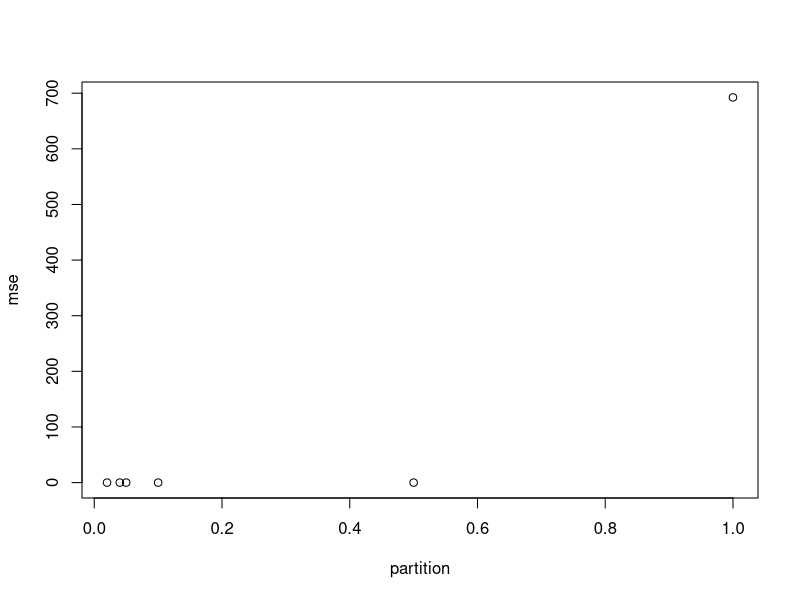
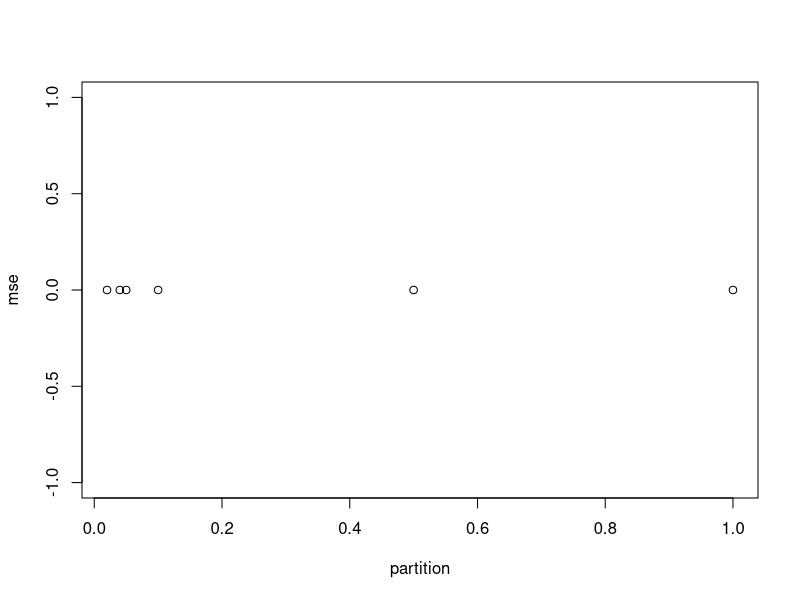
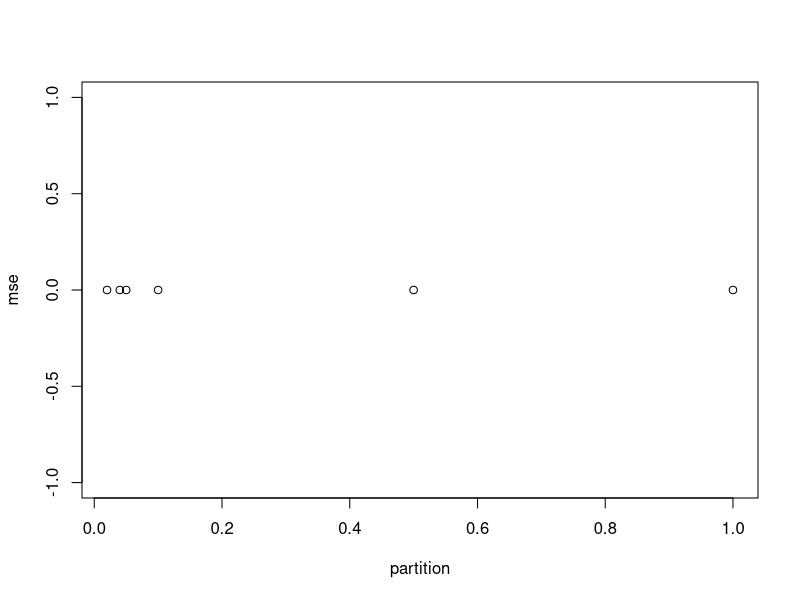
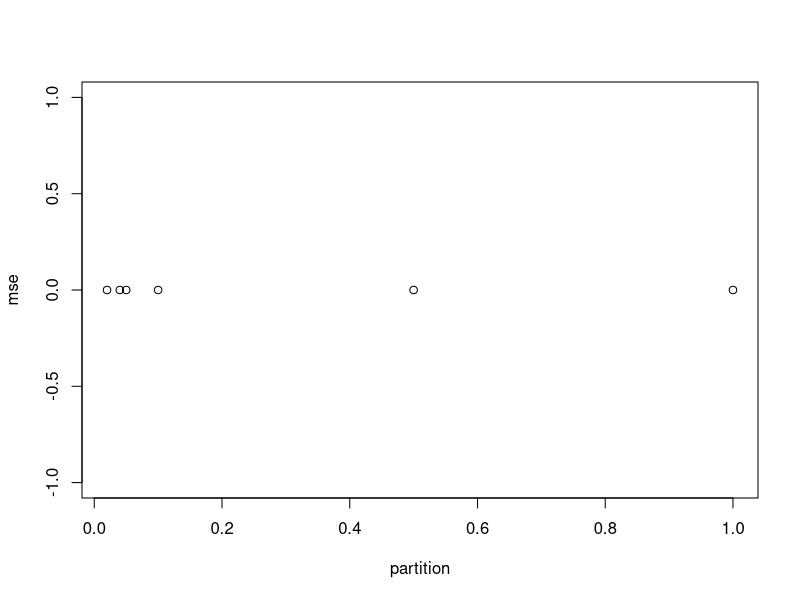
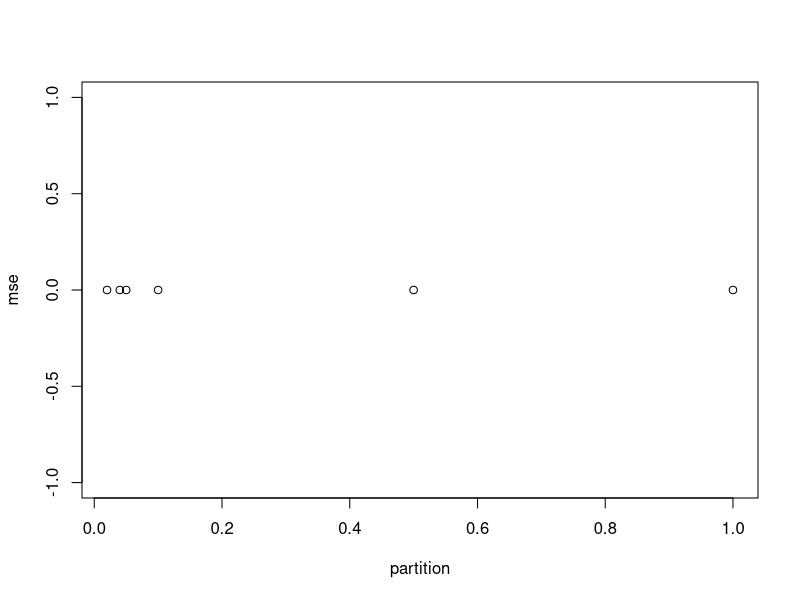
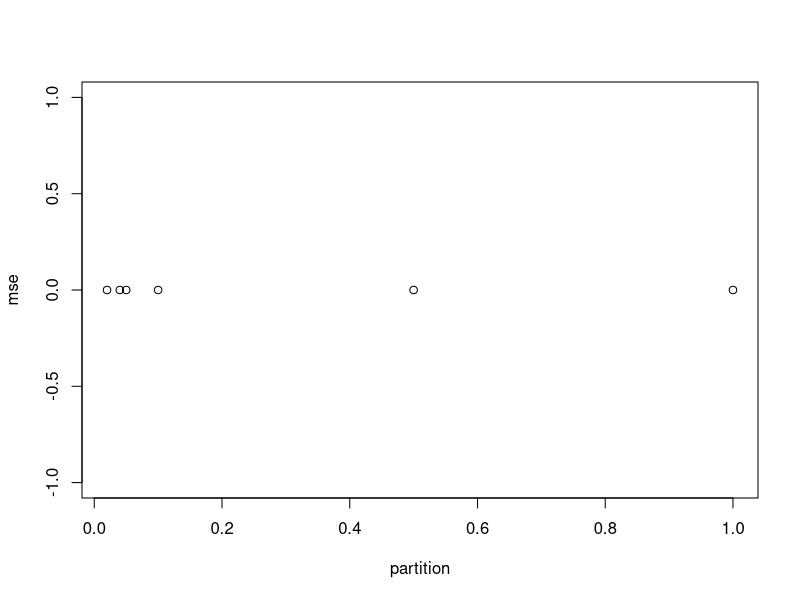
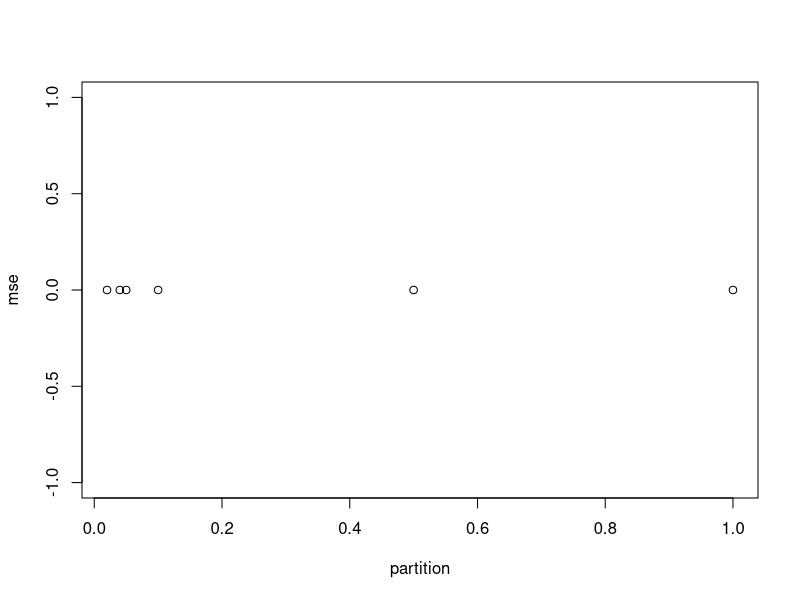
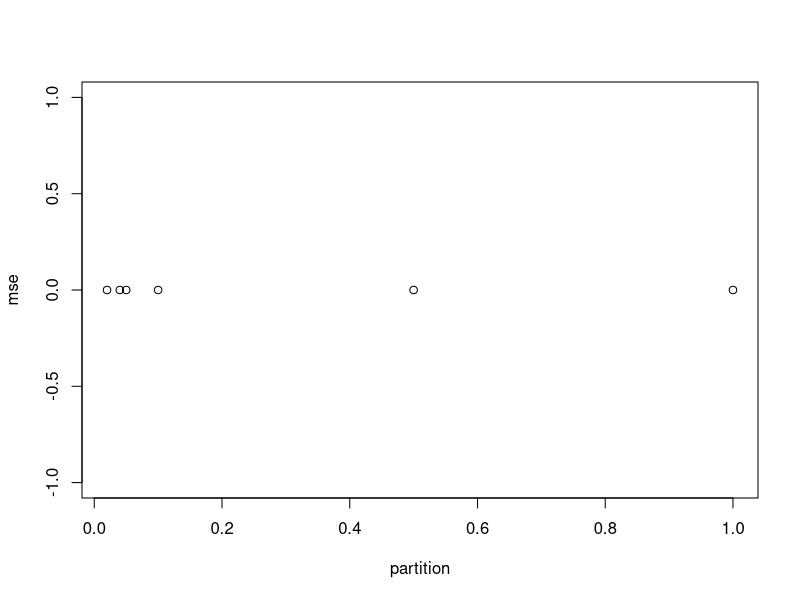

Generate these figures, in order, with R: (Note: this script raises an error after producing the figures.)
############################################################################
### EXAMPLE 3 CMC with rejuvenate for state space model
############################################################################
##CHOICE OF PARTITION: MAYBE QUANTILE, RANDOM, EQUAL DISTANCE(IN PAPER, RANDOM BETTER THAN EQUAL DIST)
##INITIAL VALUES
t = 50
n = 1e3
m = 1e3
partition = c(0.02,0.04,0.05,0.1,0.5,1.0)
x = rep(0,t)
y = rep(0,t)
alpha=0.91
sigma=1.0
beta=0.5
W=rep(1,n)/n
wm = W

threshold = seq(0,1,by=0.1)
X = matrix(rep(0,n*t),nrow=n)
rejuvs.ss = 0
x.estimate.ss.fixed = array(rep(0,t*m*length(threshold)*length(partition)),c(m,t,length(threshold),length(partition)))
ESSm <- NULL
Am = NULL
am = NULL


##FUNCTION
resampling <- function(w,n){
  u=rep(0,n)
  u[1] = runif(1,0,1/n)
  for (i in 2:n) {
    u[i] = u[1] + (i-1)/n
  }
  s = w[1]
  m = 1
  a = rep(0,n)
  for (i in 1:n) {
    while(s<u[i]){
      m = m+1
      s = s + w[m]
    }
    a[i] = m
  }
  return(a)
}

##Generate Samples
v = rnorm(t)
u = rnorm(t)
x[1] = rnorm(1,0,sigma^2/(1-alpha^2))
y[1] = beta*exp(x[1]/2)*u[1]
for (i in 2:t){
  x[i] = alpha*x[i-1]+sigma*v[i]
  y[i] = beta*exp(x[i]/2)*u[i]
}

##using proposals N(xn-1+yn,1)
##这里有一个问题，为什么和前面的不对应，但是bootstrap filter的时候基本是对应的，可能由随机性引起
for (iterM in length(partition)){#change series
  for (l in 1:m) {
    for (j in 1){#change series
      M = partition[iterM] * n
      X[,1] = rnorm(n)
      W = dnorm(X[,1],0,sigma^2/(1-alpha^2))/dnorm(X[,1])
      ##resampling step
      idx = order(X[,1])
      X = X[idx,]
      W = W[idx]
      Am = NULL
      for (p in 1:(n/M)) {
        Am[p] = sum(W[((p-1)*M+1):(p*M)])
      }
      am = Am/sum(Am)
      ESSx = 1/sum(am^2)
      if (ESSx < threshold[j]*M){
        idx <- resampling(am,n/M)
        for (p in 1:(n/M)) {
          X[((p-1)*M+1):(p*M),] = X[((idx[p]-1)*M+1):(idx[p]*M),]
          W[((p-1)*M+1):(p*M)] = W[((idx[p]-1)*M+1):(idx[p]*M)]
        }
      }
      idx = order(X[,1])
      X = X[idx,]
      W = W[idx]
      for (p in 1:(n/M)){
        wm[((p-1)*M+1):(p*M)] = W[((p-1)*M+1):(p*M)]/sum(W[((p-1)*M+1):(p*M)])
        ESSm[p] = 1/sum(wm[((p-1)*M+1):(p*M)]^2)
        if (ESSm[p] < threshold[j]*n/M){
          idx = resampling(wm[((p-1)*M+1):(p*M)],M)
          X[((p-1)*M+1):(p*M),] = X[idx+(p-1)*M,]
          W[((p-1)*M+1):(p*M)] = rep(sum(W[((p-1)*M+1):(p*M)])/M,M)
        }
      }
      ##这里还有一个问题，就是这是先后顺序的进行resampling，但是实际上这样出来的结果可能会不太ok
      
      
      for (i in 2:t) {
        X[,i]=rnorm(n,X[,i-1]+y[i])
        W = W*dnorm(X[,i],alpha*X[,i-1],sigma^2)/dnorm(X[,i],X[,i-1]+y[i])
        #resampling step
        idx = order(X[,i])
        X = X[idx,]
        W = W[idx]
        for (p in 1:(n/M)) {
          Am[p] = sum(W[((p-1)*M+1):(p*M)])
        }
        am = Am/sum(Am)
        ESSx = 1/sum(am^2)
        if (ESSx < threshold[j]*M){
          idx <- resampling(am,n/M)
          for (p in 1:(n/M)) {
            X[((p-1)*M+1):(p*M),] = X[((idx[p]-1)*M+1):(idx[p]*M),]
            W[((p-1)*M+1):(p*M)] = W[((idx[p]-1)*M+1):(idx[p]*M)]
          }
        }
        idx = order(X[,i])
        X = X[idx,]
        W = W[idx]
        for (p in 1:(n/M)){
          wm[((p-1)*M+1):(p*M)] = W[((p-1)*M+1):(p*M)]/sum(W[((p-1)*M+1):(p*M)])
          ESSm[p] = 1/sum(wm[((p-1)*M+1):(p*M)]^2)
          if (ESSm[p] < threshold[j]*n/M){
            idx = resampling(wm[((p-1)*M+1):(p*M)],M)
            X[((p-1)*M+1):(p*M),] = X[idx+(p-1)*M,]
            W[((p-1)*M+1):(p*M)] = rep(sum(W[((p-1)*M+1):(p*M)])/M,M)#这里好像还要商榷一下，在算总的weight的时候
          }
        }
      }
      #如果每段分析再加和确实会mitigate这个问题
      sm = matrix(rep(0,n/M*t),nrow=n/M)
      for (p in 1:(n/M)) {
        Am[p] = sum(W[((p-1)*M+1):(p*M)])
        wm[((p-1)*M+1):(p*M)] = W[((p-1)*M+1):(p*M)]/sum(W[((p-1)*M+1):(p*M)])
        sm[p,] = colSums(wm[((p-1)*M+1):(p*M)]*X[((p-1)*M+1):(p*M),])
      }
      am = Am/sum(Am)
      for (i in 1:t) {
        x.estimate.ss.fixed[l,i,j,iterM] = sum(am*sm[,i])
      }
    }
  }
}

##Estimates
mse.ss.fixed <- array(rep(0,length(threshold)*t*length(partition)),c(length(threshold),t,length(partition)))
for (j in length(partition)) {#change seires
  for (k in 1){#change series
    for (i in 1:m)
    {
      mse.ss.fixed[k,,j] = mse.ss.fixed[k,,j]+(x-x.estimate.ss.fixed[i,,k,j])^2
    }
  }
}
mse.ss.fixed = mse.ss.fixed/m
mse.sum.ss.fixed <- matrix(rep(0,length(threshold)*length(partition)),nrow=length(threshold))
for (i in 1){#change series
  for (j in length(partition)){#change series
    for (k in 1:t){
      mse.sum.ss.fixed[i,j] = mse.sum.ss.fixed[i,j]+mse.ss.fixed[i,k,j] 
    }
  }
}

for (i in 1:length(mse.sum.ss.fixed[,1])) {
  plot(partition,mse.sum.ss.fixed[i,],ylab="mse",xlab="partition")
}
plot(threshold,mse.sum.ss.fixed[,6])
plot(mse.sum.ss[-1])
for (j in length(partition)) {#change series
  boxplot(x.estimate.ss.fixed[,,1,j])
}
